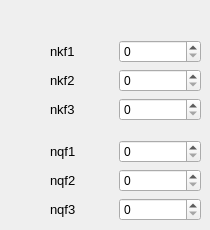
      <widget class="QWidget" name="tab_11">
       <attribute name="title">
        <string>Mesh Sampling</string>
       </attribute>
       <widget class="QWidget" name="gridLayoutWidget_4">
        <property name="geometry">
         <rect>
          <x>30</x>
          <y>40</y>
          <width>171</width>
          <height>81</height>
         </rect>
        </property>
        <layout class="QGridLayout" name="gridLayout_8">
         <item row="2" column="1">
          <widget class="QSpinBox" name="spinBox_21"/>
         </item>
         <item row="1" column="0">
          <widget class="QLabel" name="label_62">
           <property name="font">
            <font>
             <pointsize>10</pointsize>
            </font>
           </property>
           <property name="text">
            <string>nkf2</string>
           </property>
           <property name="indent">
            <number>20</number>
           </property>
          </widget>
         </item>
         <item row="1" column="1">
          <widget class="QSpinBox" name="spinBox_22"/>
         </item>
         <item row="2" column="0">
          <widget class="QLabel" name="label_63">
           <property name="font">
            <font>
             <pointsize>10</pointsize>
            </font>
           </property>
           <property name="text">
            <string>nkf3</string>
           </property>
           <property name="indent">
            <number>20</number>
           </property>
          </widget>
         </item>
         <item row="0" column="1">
          <widget class="QSpinBox" name="spinBox_23"/>
         </item>
         <item row="0" column="0">
          <widget class="QLabel" name="label_64">
           <property name="font">
            <font>
             <pointsize>10</pointsize>
            </font>
           </property>
           <property name="text">
            <string>nkf1</string>
           </property>
           <property name="indent">
            <number>20</number>
           </property>
          </widget>
         </item>
        </layout>
       </widget>
       <widget class="QWidget" name="gridLayoutWidget_5">
        <property name="geometry">
         <rect>
          <x>30</x>
          <y>140</y>
          <width>171</width>
          <height>81</height>
         </rect>
        </property>
        <layout class="QGridLayout" name="gridLayout_10">
         <item row="2" column="1">
          <widget class="QSpinBox" name="spinBox_24"/>
         </item>
         <item row="1" column="1">
          <widget class="QSpinBox" name="spinBox_25"/>
         </item>
         <item row="1" column="0">
          <widget class="QLabel" name="label_65">
           <property name="font">
            <font>
             <pointsize>10</pointsize>
            </font>
           </property>
           <property name="text">
            <string>nqf2</string>
           </property>
           <property name="indent">
            <number>20</number>
           </property>
          </widget>
         </item>
         <item row="2" column="0">
          <widget class="QLabel" name="label_66">
           <property name="font">
            <font>
             <pointsize>10</pointsize>
            </font>
           </property>
           <property name="text">
            <string>nqf3</string>
           </property>
           <property name="indent">
            <number>20</number>
           </property>
          </widget>
         </item>
         <item row="0" column="0">
          <widget class="QLabel" name="label_67">
           <property name="font">
            <font>
             <pointsize>10</pointsize>
            </font>
           </property>
           <property name="text">
            <string>nqf1</string>
           </property>
           <property name="indent">
            <number>20</number>
           </property>
          </widget>
         </item>
         <item row="0" column="1">
          <widget class="QSpinBox" name="spinBox_26"/>
         </item>
        </layout>
       </widget>
      </widget>
